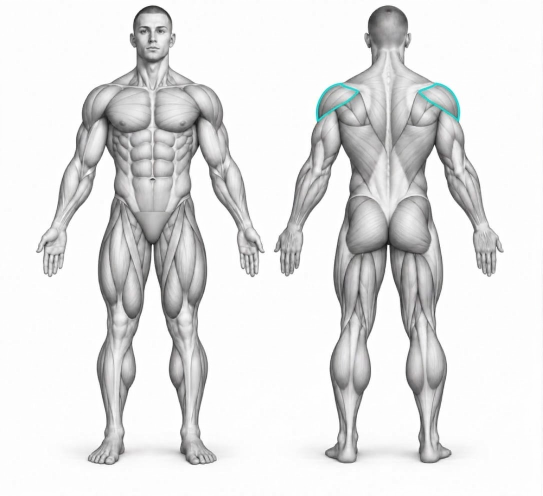
#> input picture assets/muscle-map/male-anatomy-v1/rear-shoulder-reference-study/reference.jpeg, 1085 x 992 px (shown at 1/2 size)
$ python check-shoulder-outline-coverage.py
#> lines starting #> are read from the running program, lines starting #| are printed output that depends on the picture; after the words box and inside, x2 and y2 are one past the last pixel; in counts of white or black regions, pixels touching at a corner belong together
"""Check that the transferred shoulder masks cover the reference's cyan line.

Uses observed colored pixels, not the extractor's interior-filling algorithm.
Includes the stroke over the original body, without tinting the white backdrop.
Allows 1.5 source pixels for sampling, antialiasing and SVG conversion.
"""

from pathlib import Path
import json

import numpy as np
from PIL import Image
from scipy import ndimage as nd

study = Path(__file__).resolve().parent.parent / "assets/muscle-map/male-anatomy-v1/rear-shoulder-reference-study"
reference = np.asarray(Image.open(study / "reference.jpeg").convert("RGB"), dtype=float)
r, g, b = reference.transpose(2, 0, 1)
stroke = (g - r > 25) & (b - r > 17) & (g > 45)
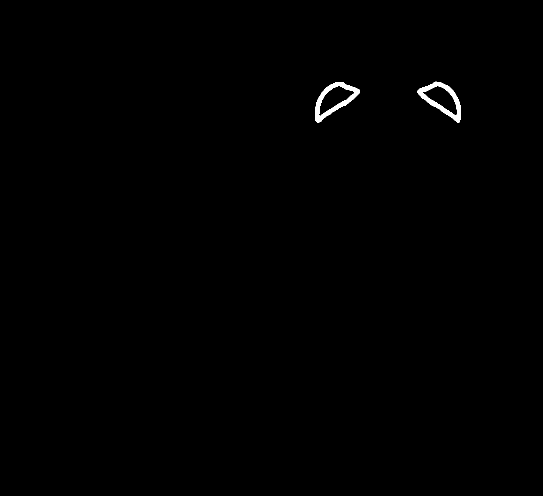
#> stroke: shape (992, 1085) bool (shown at 1/2 size); 0.37% white; 2 white regions, box (x1, y1, x2, y2) and area: (630, 164, 720, 246) 2012, (835, 163, 922, 246) 1965
components, _ = nd.label(stroke)
#> components: shape (992, 1085) int32; 3 distinct labels, from 0 to 2
sizes = np.bincount(components.ravel())
#> sizes = [1072343, 1965, 2012]
sizes[0] = 0
main_components = np.argsort(sizes)[-2:]
#> main_components = [1, 2]
assert np.all(sizes[main_components] > 100), "Missing visible shoulder outlines"
ys, xs = np.where(np.isin(components, main_components))
#> ys = 3977 values from 163 to 245; xs = 3977 values, max 921 at index 2790, min 630 at index 2931, mean 774.7
source = np.asarray(Image.open(study.parent / "source.png").convert("RGB"))
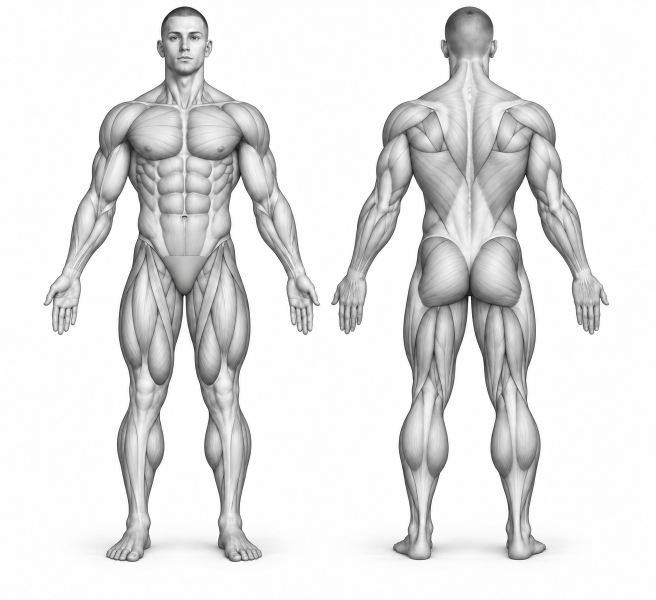
#> input picture assets/muscle-map/male-anatomy-v1/source.png, 1312 x 1199 px (shown at 1/2 size)
#> source is the input picture: shape (1199, 1312, 3); mean R, G, B 227.8, 227.6, 227.6
silhouette = nd.binary_fill_holes(~np.all(source > 248, axis=2))
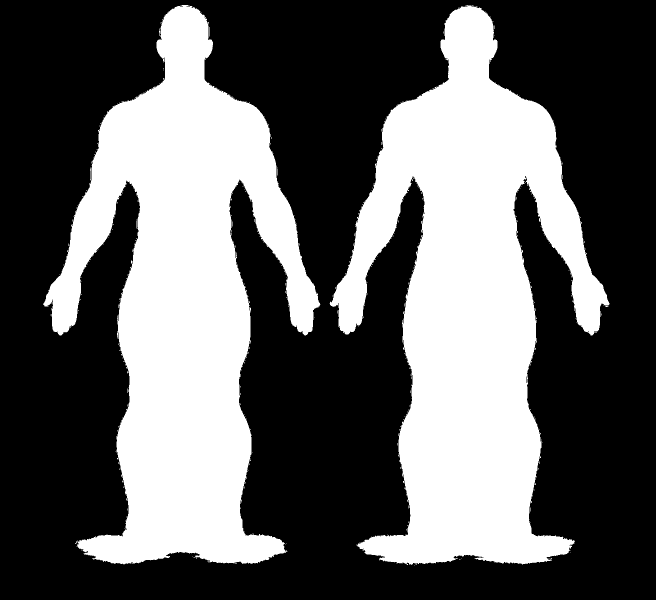
#> silhouette: shape (1199, 1312) bool (shown at 1/2 size); 37.9% white; 256 white regions (252 under 20 px), largest, box (x1, y1, x2, y2) and area: (659, 10, 1219, 1130) 302190, (86, 10, 641, 1129) 293500, (318, 55, 321, 74) 26, (234, 662, 236, 677) 21
#> (the run stopped early here; a loop or call above may not have finished)
